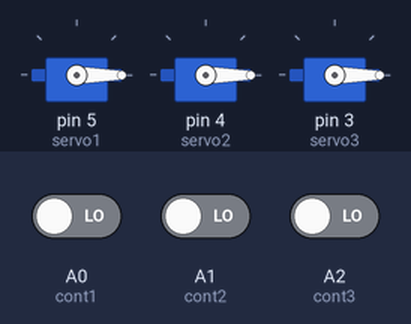
Recording of a sketch running on a simulated Arduino Uno, built with avr-gcc and run on an emulated ATmega328P. Shown: 3 × servo. Inputs (shaded band) come from the test bench; at power-on: A0 (cont1) LOW, A1 (cont2) LOW, A2 (cont3) LOW.

Above: at 1.2 s.
1.3 s: A0 (cont1) driven HIGH
At 2.4 s:
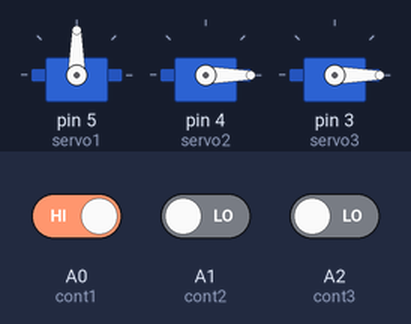
2.8 s: A0 (cont1) driven LOW
At 3.5 s:
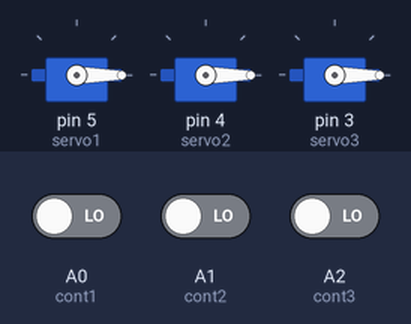
Timing chart, 0 to 5.8 s (numbered marks = the images above; inputs shaded):
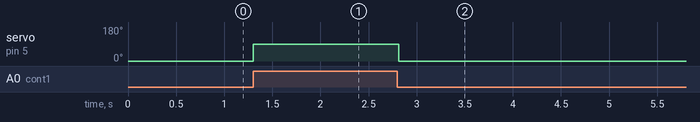

Measured:
- after the input at 1.3 s, servo on pin 5 (servo1): 0° → 90° at once
- after the input at 2.8 s, servo on pin 5 (servo1): 90° → 0° at once

The sketch:

production_line.ino.ino
```cpp
#include <Servo.h>  //servo motor library

//Follwoing block intalizing servo motor will used
Servo servo1;
Servo servo2;
Servo servo3;

//Follwoing block intalizing name for pins
int cont1=A0;
int cont2=A1;
int cont3=A2;


void setup() {

//Follwoing block pins attatch to each servp motor
servo1.attach(5);
servo2.attach(4);
servo3.attach(3);

//Follwoing block mode for pins
pinMode(cont1, INPUT);
pinMode(cont2, INPUT);
pinMode(cont3,INPUT);

}

void loop() {

//Follwoing block giving name for input pins
int state1=digitalRead(cont1);
int state2=digitalRead(cont2);
int state3=digitalRead(cont3);

//Follwoing block for make sure that the angle for each servo is 0 degree
servo1.write(0);
servo2.write(0);
servo3.write(0);

// here main idea to use altera sonic sensor to detect the size
// of each box but it's diffcult to simulate this idea with proutes
// so we used a logic state to change the angle for sevo motor used

// Follwoing block for small box
if(state1==HIGH){
servo1.write(90);
delay(15);
}

// Follwoing block for med box
if(state2==HIGH){
servo2.write(-90);
delay(15);
}

// Follwoing block for big box
if(state3==HIGH){
servo3.write(0);
delay(15);
}

}
```
